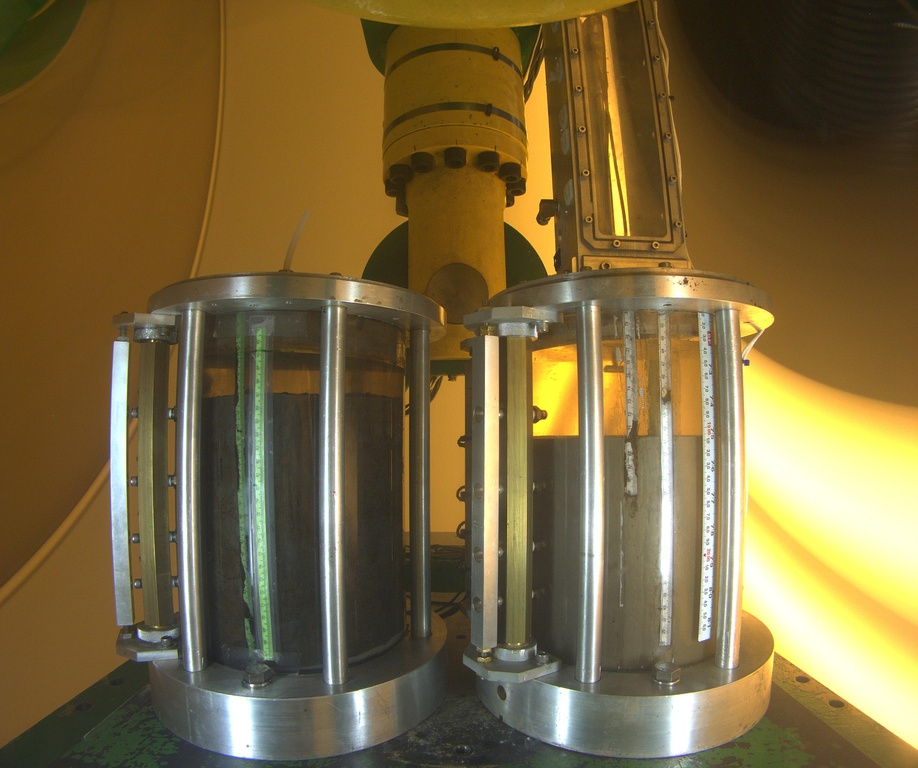
#> input picture data/tank.jpg, 918 x 768 px, shrunk from 2448 x 2048 before the run, found by its file name
$ python canny.py
#> lines starting #> are read from the running program, lines starting #| are printed output that depends on the picture; after the words box and inside, x2 and y2 are one past the last pixel; in counts of white or black regions, pixels touching at a corner belong together
import cv2
import numpy as np
from matplotlib import pyplot as plt

img = cv2.imread('./data/tank.jpg',0)
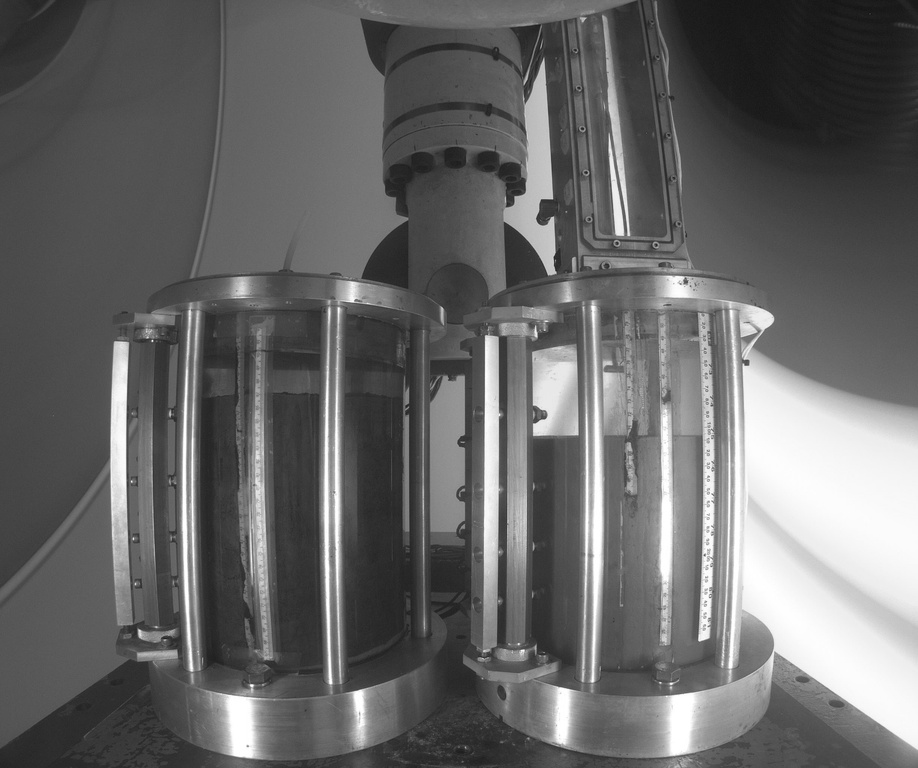
#> img: shape (768, 918); min 19, max 255, mean 103.3
canny = cv2.Canny(img, 100, 200)
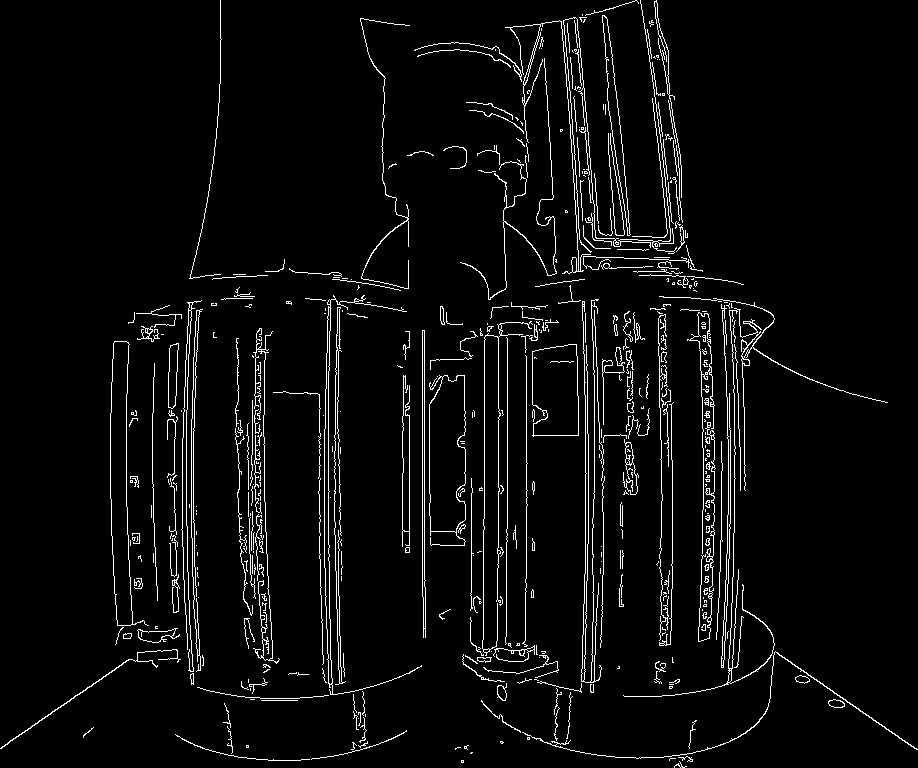
#> canny: shape (768, 918); 4.3% white in thin lines or dots

titles = ['image','canny']
images = [img,canny]

plt.imshow(images[1],'gray')
plt.title(titles[1])
plt.xticks([]), plt.yticks([])

plt.show()
